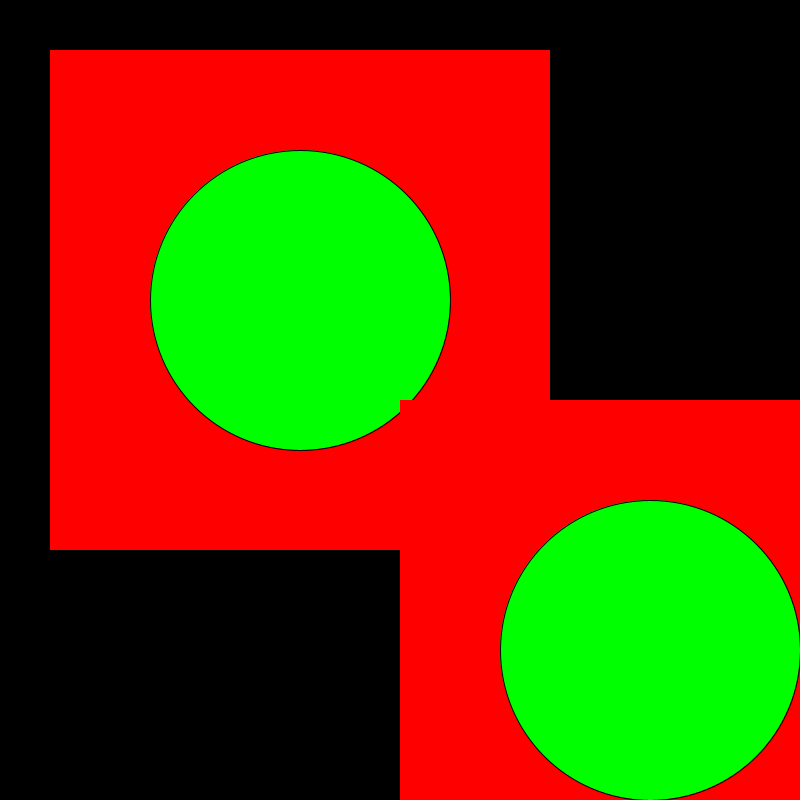
Frame 1 (no input)
Frame 60 (the mouse pressed at the canvas centre just before this capture): identical to frame 1, image omitted
Frame 120 (the mouse held since frame 60 and released just before this capture): identical to frame 1, image omitted

The Processing sketch that drew this single still picture (run headless with seeded random() and noise(); from frame 60 on, the mouse is pressed at the canvas centre):

// Processing sketch: IntroPGraphics
// ── IntroPGraphics.pde
PGraphics pg;

void setup() {
  size(800, 800);
  
  // PGraphics is the pixel buffer we draw graphics onto
  // the entire canvas is an instance of the PGraphics class
  // all of the graphical commands available to us, e.g. fill, ellipse,
  // line, background, etc, are functions of the pgraphics class
  // adding graphics must always be preceded by beginDraw() and 
  // ended with endDraw() 
  
  pg = createGraphics(500, 500);
  
  pg.beginDraw();
  pg.background(255, 0, 0);
  pg.fill(0, 255, 0);
  pg.ellipse(250, 250, 300, 300);
  pg.endDraw();
  
}

void draw() { 
  background(0);
  image(pg, 50, 50);
  image(pg, 400, 400);
}
